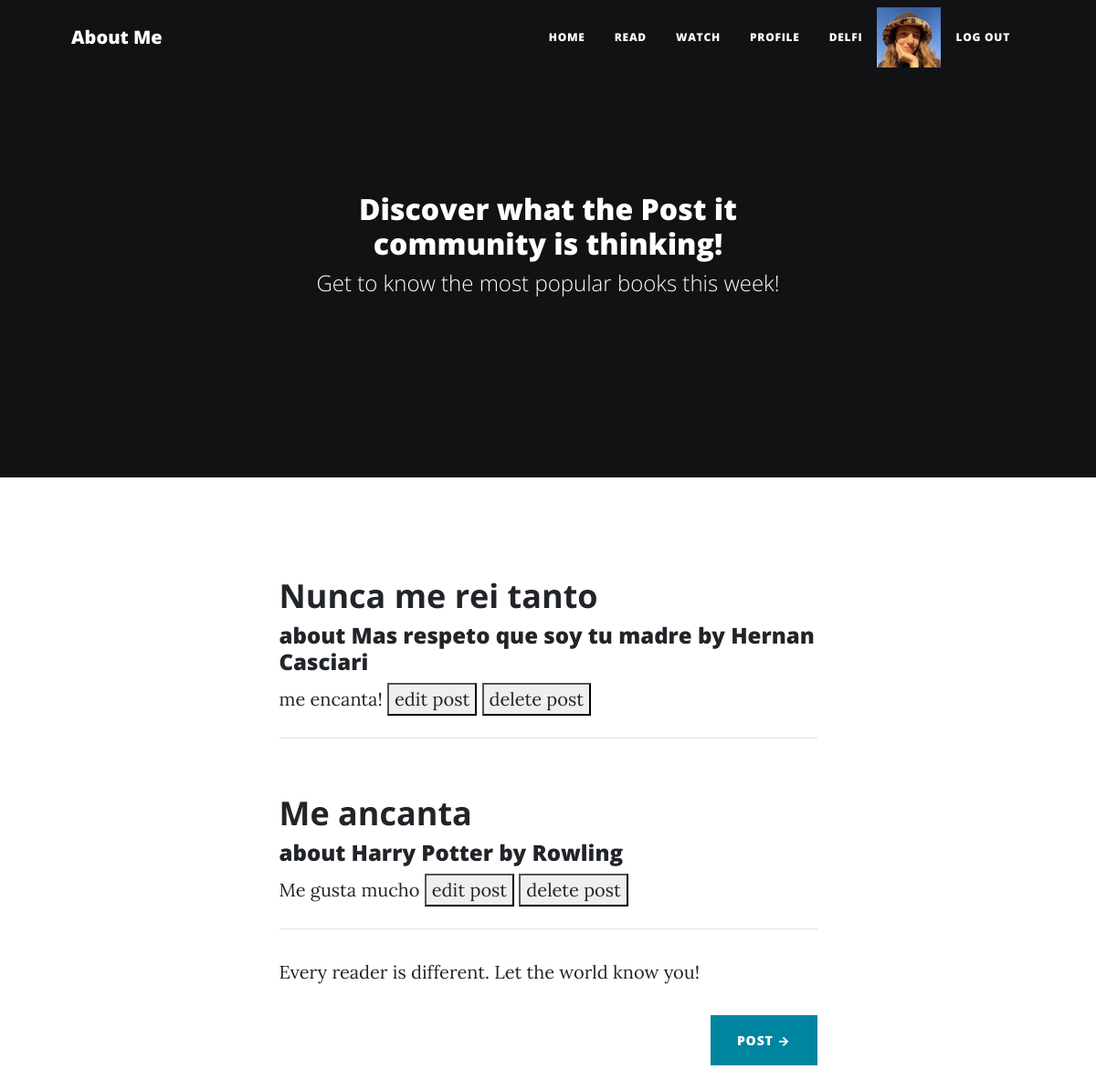
/postsRead/ (signed in), run on an earlier commit of the app's database.
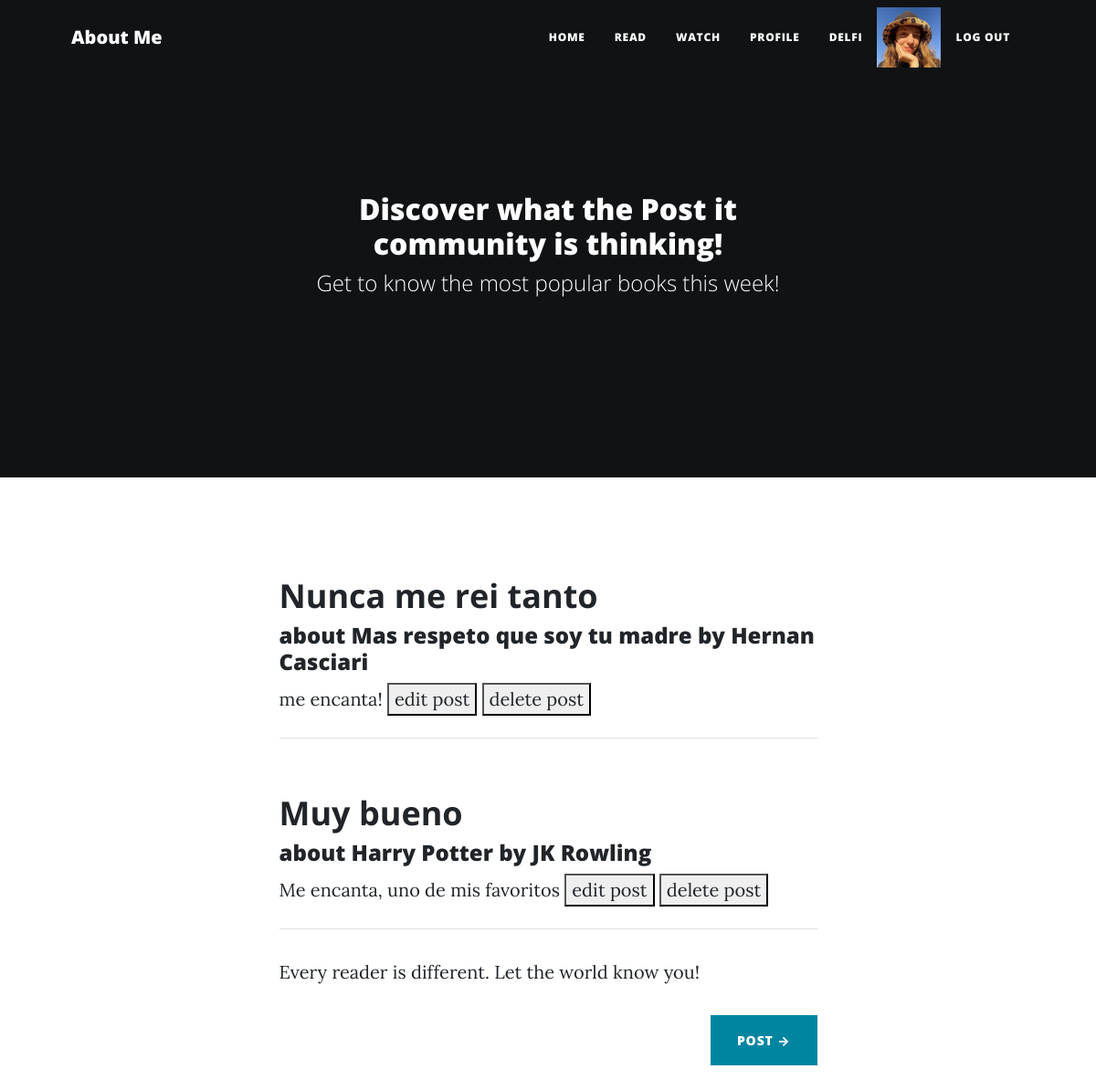
And on a later commit of the database.
### Postit/models.py (models this page shows, shortened)
class Posts(models.Model):
    heading = models.CharField(max_length= 30)
    author = models.CharField(max_length= 30)
    subtite = models.CharField(max_length= 50, unique = True)
    body = models.CharField(max_length= 1000)

### Postit/views.py (the view)
# urls.py: path('postsRead/', postsRead, name = 'postsRead'),
@login_required
def postsRead(request):
    posts = Posts.objects.all()
    contexto = {'posts': posts}
    return render(request, 'Postit/postsRead.html', contexto)

### Postit/templates/Postit/postsRead.html
{% extends 'Postit/padre.html'%}
{% load static%}
{% block readHeading%}<h2>Discover what the Post it community is thinking!</h2>{%endblock%}
{% block readSubheading %}Get to know the most popular books this week!{% endblock %}
{% block read %}
    {% for post in posts %}
        <h1 class="section-heading">{{post.subtite}}</h1>
        <h4 class="post-title"> about {{post.heading}} by {{post.author}}</h4>
        <p1> {{post.body}} </p1>
        <button>
            <a href= '{% url "editPost" post.subtite %}' class="btn-primary text-lowercase">edit post</a>
        </button>
        <button>
            <a href= '{% url "deletePost" post.id %}' class="btn-primary text-lowercase">delete post</a>
        </button>
        <hr class="my-4" />
    {% endfor %}
{% endblock %}
{% block readBottom %}
    <p>Every reader is different. Let the world know you!</p>   <div class="d-flex justify-content-end mb-4"><a class="btn btn-primary text-uppercase" href="/Postit/postsForm">Post →</a></div>
{% endblock %}

What changed in the data, as far as the page shows it:
removed Posts: subtite "Me ancanta", heading "Harry Potter", author "Rowling", body "Me gusta mucho"
added Posts: subtite "Muy bueno", heading "Harry Potter", author "JK Rowling", body "Me encanta, uno de mis favoritos"
